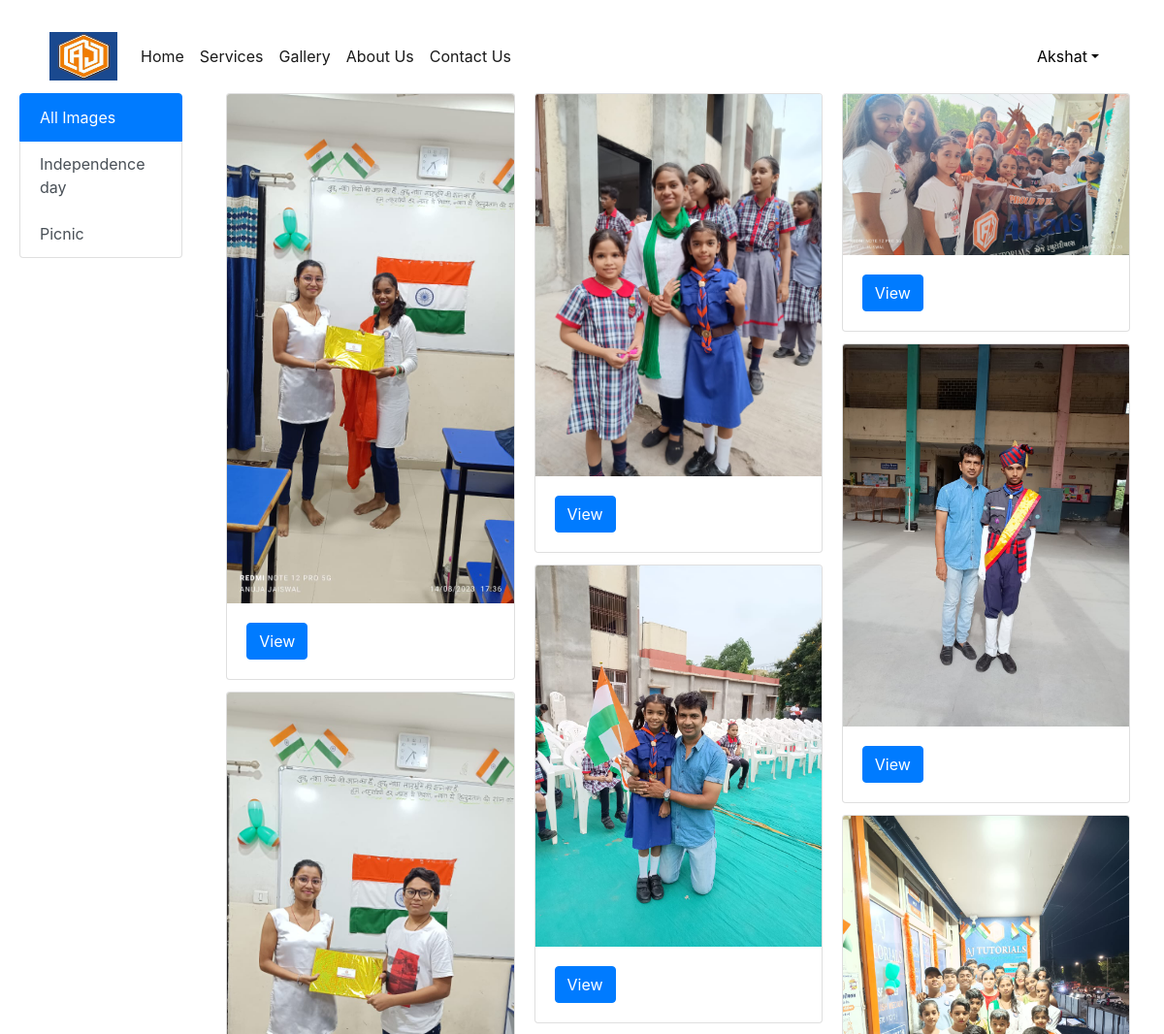
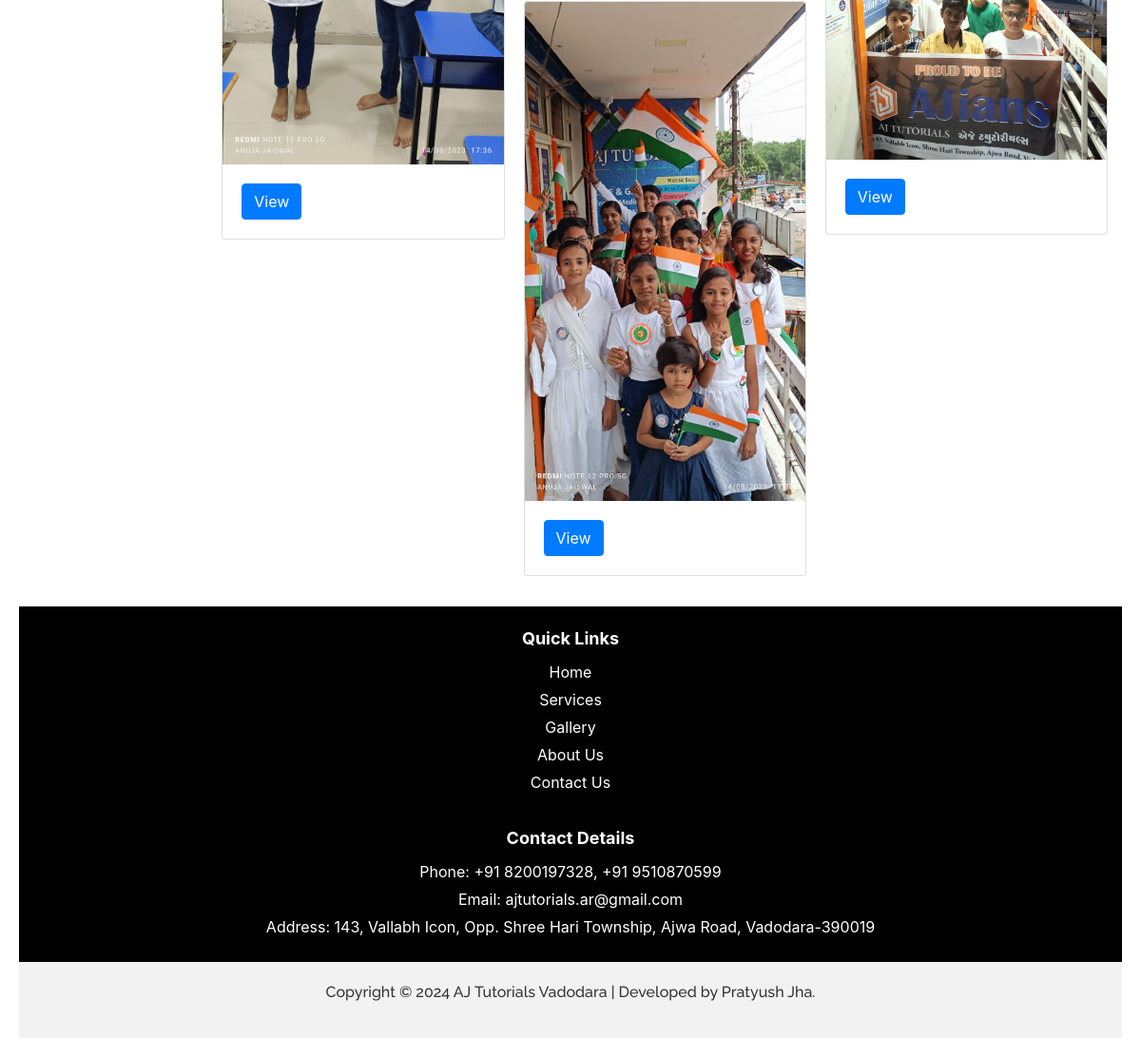
The page /category/1/ (signed in) on the database its author committed (2 pictures, top to bottom).
### coachingapp/models.py (models this page shows, shortened)
class Category(models.Model):
    title=models.CharField(max_length=100)
    desc=models.TextField()

class Image(models.Model):
    title=models.CharField(max_length=100)
    image=models.ImageField(upload_to="media")
    added_date=models.DateTimeField()
    cat=models.ForeignKey(Category,on_delete=models.CASCADE)

### coachingapp/views.py (the view)
# urls.py: path('category/<int:cid>/',views.show_category_page),
@login_required
def show_category_page(request,cid):
    cats=Category.objects.all()
    catg=Category.objects.get(pk=cid)
    images=Image.objects.filter(cat=catg)
    data={'images':images,'cats':cats}
    return render(request,"gallery.html",data)

### coachingapp/templates/gallery.html (shortened to what this page needs)
<!DOCTYPE html>
{% extends "base.html" %}
{% load static %} '
{% block gallery-info %}
<div class="row">
    <div class="col-md-2">
      <div class="list-group">
        <a href="/gallery/" class="list-group-item list-group-item-action active">
          All Images
        </a>
        {% for c in cats %}
        <a href="/category/{{c.pk}}" class="list-group-item list-group-item-action">{{c.title}}</a>
        {% endfor %}
      </div>
    </div>
    <div class="col-md-10">
      <div class="row-mt-3">
        <div class="col-md-12">
          <div class="card-columns">
            {% for i in images %}
            <div class="card">
              <img class="card-img-top" src="/static/images/{{i.image}}" alt="Card image cap">
              <div class="card-body">
                <a href="#" class="btn btn-primary" onclick="showModalwithImage('{{i.image}}')">View</a>
              </div>
            </div>
            {% endfor %}
          </div>
        </div>
      </div>
    </div>
  </div>
{% endblock gallery-info %}

### coachingapp/templates/base.html (shortened to what this page needs)
<!DOCTYPE html>
<html lang="en">
{% load static %}
<head>
  <link href="https://cdn.jsdelivr.net/npm/bootstrap@5.3.0-alpha2/dist/css/bootstrap.min.css" rel="stylesheet">
  <link href="https://cdn.jsdelivr.net/npm/bootstrap@5.3.0/dist/css/bootstrap.min.css" rel="stylesheet">
  <link rel="stylesheet" href="{% static 'css/styles.css' %}">
  <link href="https://cdn.jsdelivr.net/npm/bootstrap@5.3.0-alpha1/dist/css/bootstrap.min.css" rel="stylesheet">
</head>
<body>
  <nav class="navbar navbar-expand-lg navbar-light cool-navbar">
    <div class="container-fluid">
      <a class="navbar-brand" href="#">
        <img src="{% static "images/aj_tutorial_logo.jpg" %}" width="70" height="50"/>
      </a>
      <div class="collapse navbar-collapse" id="navbarSupportedContent">
        <ul class="navbar-nav me-auto mb-2 mb-lg-0">
          {% if request.user.is_authenticated %}
          <li class="nav-item">
            <a class="nav-link active" aria-current="page" href="{% url 'home' %}">Home</a>
          </li>
          <li class="nav-item">
            <a class="nav-link active" aria-current="page" href="{% url 'services' %}">Services</a>
          </li>
          <li class="nav-item">
            <a class="nav-link active" href="{% url 'gallery' %}">Gallery</a>
          </li>
          <li class="nav-item">
            <a class="nav-link active" href="{% url 'about' %}">About Us</a>
          </li>
          <li class="nav-item">
            <a class="nav-link active" href="{% url 'contact' %}">Contact Us</a>
          </li>
        </ul>
      </div>
      <ul class="navbar-nav me-auto mb-2 mb-lg-0">
        <li class="nav-item dropdown mx-2">
          <a class="nav-link dropdown-toggle text-black" href="#"
          id="profileDropdown" role="button" data-bs-toggle="dropdown" aria-expanded="false">{{request.user}}</a>
        </li>
        {% endif %}
      </ul>
    </div>
  </nav>
  {% block gallery-info %}{% endblock gallery-info %}
  <div class="black-box">
    <div class="section-heading">Quick Links</div>
    <div class="link-item"><a href="{% url 'home' %}">Home</a></div>
    <div class="link-item"><a href="{% url 'services' %}">Services</a></div>
    <div class="link-item"><a href="{% url 'gallery' %}">Gallery</a></div>
    <div class="link-item"><a href="{% url 'about' %}">About Us</a></div>
    <div class="link-item"><a href="{% url 'contact' %}">Contact Us</a></div>
    <hr>
    <div class="section-heading">Contact Details</div>
    <div class="contact-item">Phone: +91 8200197328, +91 9510870599</div>
    <div class="contact-item">Email: ajtutorials.ar@gmail.com</div>
    <div class="contact-item">Address: 143, Vallabh Icon, Opp. Shree Hari Township, Ajwa Road, Vadodara-390019</div>
  </div>
  <footer class="footer">
    <div class="container">
      <p>Copyright © 2024 AJ Tutorials Vadodara | Developed by Pratyush Jha.</p>
    </div>
  </footer>
  <link rel="stylesheet" href="https://maxcdn.bootstrapcdn.com/bootstrap/4.0.0/css/bootstrap.min.css">
  <link rel="stylesheet" href="https://stackpath.bootstrapcdn.com/bootstrap/4.3.1/css/bootstrap.min.css">
</body>
</html>

### coachingapp/static/css/styles.css (style rules this page uses)
@media only screen and (min-width: 601px) { body { font-size: 18px; padding: 20px; } }

### coachingapp/templates/base.html (style rules this page uses)
.cool-navbar { background-color: #ffffff; color: #ffffff; }
.black-box { background-color: #000; color: #fff; padding: 20px; text-align: center; margin: 50px auto; margin-top: 20px; width: 100%; margin-bottom: 0%; }
.section-heading { font-weight: bold; font-size: 18px; margin-bottom: 10px; }
.link-item, .contact-item { margin-bottom: 5px; }
.link-item a { color: #fff; text-decoration: none; }
hr { border: none; border-top: 1px solid #fff; margin: 10px auto; width: 80%; }
.footer { background-color: #f2f2f2; color: #333; padding: 20px; text-align: center; font-family: 'Raleway', sans-serif; font-weight:500; }

### rows shown on the page
Category: title "Independence day"
Category: title "Picnic"
Image: image (picture)
Image: image (picture)
Image: image (picture)
Image: image (picture)
Image: image (picture)
Image: image (picture)
Image: image (picture)
Image: image (picture)

### other values the page prints
{{ request.user }} "Akshat"
